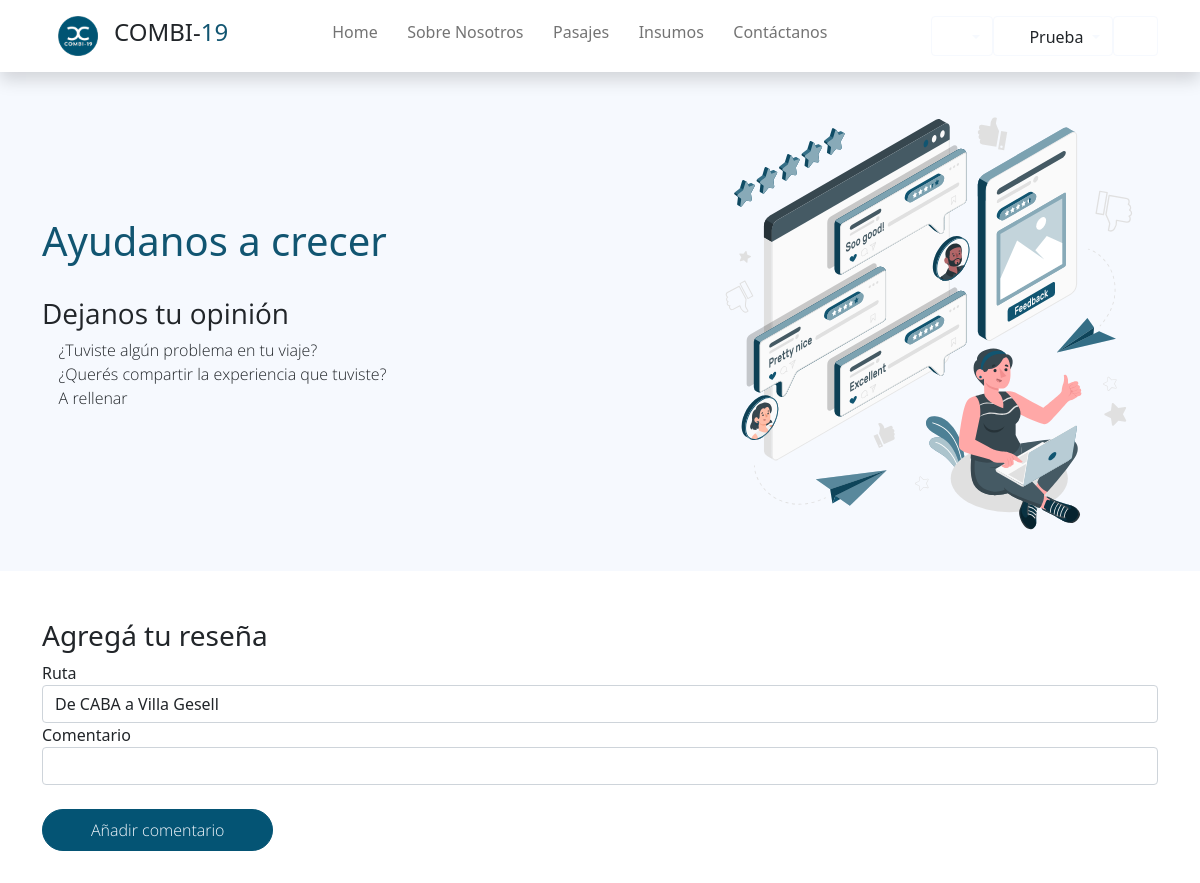
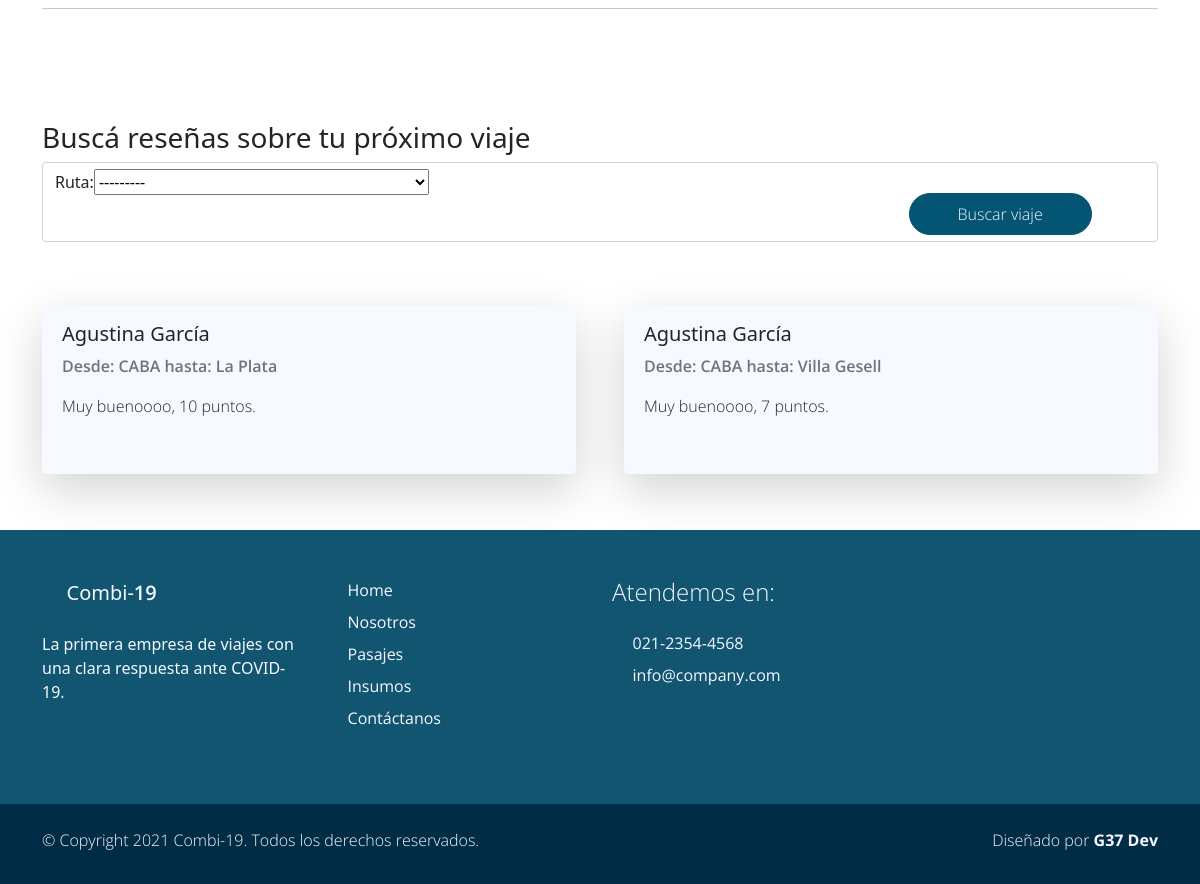
The app's page /reseñas (signed in) with its own data (2 pictures, top to bottom).
### users/models.py (models this page shows, shortened)
class Account(AbstractBaseUser):
    email               = models.EmailField(verbose_name="email", max_length=60, unique=True)
    dni                 = models.IntegerField(verbose_name="dni", unique=True,)
    first_name          = models.CharField(max_length=30, verbose_name='Nombre')
    last_name           = models.CharField(max_length=30, verbose_name='Apellido')
    date_of_birth       = models.DateField(blank=True, null=True)
    is_GOLD             = models.BooleanField(default=False)
    _is_admin           = models.BooleanField(default=False)
    is_active           = models.BooleanField(default=True)
    is_staff            = models.BooleanField(default=False)
    _is_superuser       = models.BooleanField(default=False)
    objects = MyAccountManager()
    class Meta:
        verbose_name        = "Usuario"
        verbose_name_plural = "Usuarios"
    USERNAME_FIELD = 'email'
    REQUIRED_FIELDS = ['dni', 'first_name', 'last_name', 'date_of_birth']
    def __str__(self):
        return self.get_full_name()
    def get_full_name(self):
        return f'{self.first_name} {self.last_name}'
    @property
    def is_superuser(self):
        return self.is_admin
    @property
    def is_admin(self):
        return self.is_staff
    @property
    def es_chofer(self):
        try:
            chofer = self.chofer
            return True
        except Chofer.DoesNotExist:
            return False

### Combi19App/models.py (models this page shows, shortened)
class Comentario(models.Model):
    usuario    = models.ForeignKey(Account, default=None, null=True,on_delete=models.CASCADE)
    comentario = models.CharField(max_length=300)
    ruta       = models.ForeignKey(Ruta, default=None, null=True,on_delete=models.CASCADE)

class Ruta(models.Model):
    origen        = models.ForeignKey(Lugar, default=None, on_delete=models.CASCADE, related_name='origen')
    destino       = models.ForeignKey(Lugar, default=None, on_delete=models.CASCADE, related_name='destino')
    nombre        = models.CharField(max_length=30, blank=True, null=True, verbose_name='Nombre de ruta')
    km            = models.IntegerField(validators=[MinValueValidator(0)])
    class Meta:
        unique_together = ('origen', 'destino')
    def __str__(self):
        return f'De {self.origen} a {self.destino}'

class Lugar(models.Model):
    nombre        = models.CharField(max_length=40, blank=True, null=True, unique=True, verbose_name='Lugar')
    provincia     = models.CharField(max_length=20, blank=True, null=True)
    codigo_postal = models.IntegerField(blank=True, null=True, unique=True, validators=[MinValueValidator(1000)])
    imagen        = models.ImageField(upload_to="ciudades", blank=True, null=True)
    class Meta:
        verbose_name_plural = "Lugares"
    def __str__(self):
        return f'{self.nombre}'

### Combi19App/templates/Combi19App/reseñas.html (shortened to what this page needs)
{% extends 'Combi19App/base.html' %}
{% load poll_extras %}
{% load bootstrap %}
{% load static %}
{% block content %}
<section class="bg-light">
    <div class="container py-4">
        <div class="row align-items-center justify-content-between">
            <div class="contact-header col-lg-4">
                <h1 class="h1 pb-4 text-primary">Ayudanos a crecer</h1>
                <h3 class="h3 regular-400">Dejanos tu opinión</h3>
                <p class="light-300">
                    <i class='bx bx-happy'></i>
                    ¿Tuviste algún problema en tu viaje?
                    <br>
                    <i class='bx bx-comment' ></i>
                    ¿Querés compartir la experiencia que tuviste?
                    <br>
                    <i class='bx bx-mail-send' ></i>
                    A rellenar
                </p>
            </div>
            <div class="contact-img col-lg-5 align-items-end col-md-4">
                <img src="{% static 'Combi19App/img/Feedback-amico.svg' %}"
            </div>
        </div>
    </div>
</section>
<section class="container py-5">
    <h3 class="h3"> Agregá tu reseña</h3>
    <div class="col-md-12 ">
        <form class="contact-form row" method="post" action="#" role="form"> {% csrf_token %}
            <div class="form-group">
                <label class="control-label  " for="id_ruta">Ruta</label>
                <div class=" ">
                        <select name="ruta" class=" form-control" required="" id="id_ruta">
                            {% for r in rutas %}
                                <option value={{r.id}}>{{r}}</option>
                            {% endfor %}
                        </select>
                </div>
            </div>
            <div class="form-group">
                <label class="control-label  " for="id_comentario">Comentario</label>
                    <div class=" ">
                        <input type="text" name="comentario" maxlength="300" class=" form-control" required="" id="id_comentario">
                    </div>
            </div>
                <div class="py-4">
                    <div class="col-md-3">
                        <button type="submit" class="btn btn-secondary rounded-pill px-md-5 px-4 py-2 radius-0 text-light light-300">Añadir comentario</button>
                    </div>
                </div>
        </form>
    </div>
    <hr>
</section>
<section class="py-5 ">
    <div class="container">
        <h3 class="h3">Buscá reseñas sobre tu próximo viaje</h3>
        <form class="form-control " id="formularioFiltros" method="get" action="#" role="form">
            <div class="row gy-5 g-lg-5 ">
                <div class="col-md-9 pb-4">
                    {{miFiltro.form|bootstrap}}
                </div>
                <div class="col-md-3 pt-4">
                    <button type="submit" class="btn btn-secondary rounded-pill px-md-5 px-4 py-2 radius-0 text-light light-300">Buscar viaje</button>
                </div>
            </div>
        </form>
</section>
<section class="py-3 mb-3">
    <div class="container">
        <div class="row gy-5 g-lg-5 mb-4">
            {% if miFiltro.qs %}
                {%  for c in miFiltro.qs %}
                    <div class="col-xl-6 col-md-12 col-sm-12">
                        <div  class="card bg-light border-0 shadow-lg overflow-hidden">
                            <div class="card-body">
                                <div class="row">
                                    <div class="col-md-12 px-3">
                                        <h5 class="h5">{{c.usuario}}</h5>
                                        <p class="semi-bold-600 text-muted">Desde: {{c.ruta.origen}} hasta: {{c.ruta.destino}}</p>
                                        <p class="light-300 "style="height: 3em;">{{c.comentario}}</p>
                                    </div>
                                </div>
                            </div>
                        </div>
                    </div>
                {%  endfor %}
            {% else %}
                    <p>No hay comentarios para los datos indicados</p>
            {% endif %}
        </div>
    </div>
</section>
{% endblock %}

### Combi19App/templates/Combi19App/base.html (shortened to what this page needs)
{% load static %}
<!DOCTYPE html>
<html lang="es">
<head>
    {% load static %}
    <link href="{% static 'Combi19App/css/bootstrap.min.css' %}" rel="stylesheet">
    <link href="{% static 'Combi19App/css/boxicon.min.css' %}" rel="stylesheet">
    <link rel="stylesheet" href="{% static 'Combi19App/css/estilos.css' %}">
</head>
<body>
    <nav id="main_nav" class="navbar navbar-expand-lg navbar-light bg-white shadow">
        <div class="container d-flex justify-content-center align-items-center">
            <a class="navbar-brand h1 " href="index.html">
                <a class="navbar-brand" href="#!"><img src="{% static 'Combi19App/img/logo_is_chiquito.png' %}" width="40">
                </a>
                <span class="text-dark h4">COMBI-</span><span class="text-primary h4">19</span></a>
            <div class="align-self-center collapse navbar-collapse flex-fill  d-lg-flex justify-content-lg-between" id="navbar-toggler-success">
                <div class="flex-fill mx-xl-5 mb-2">
                    <ul class="nav navbar-nav d-flex justify-content-between mx-xl-5 text-center text-dark">
                       <li class="nav-item">
                            <a class="nav-link btn-outline-primary rounded-pill px-2" href="{% url 'Home' %}">Home</a>
                        </li>
                        <li class="nav-item">
                            <a class="nav-link btn-outline-primary rounded-pill px-2" href="{% url 'About' %}">Sobre Nosotros</a>
                        </li>
                        <li class="nav-item">
                            <a class="nav-link btn-outline-primary rounded-pill px-2" href="{% url 'Pasajes' %}">Pasajes</a>
                        </li>
                        <li class="nav-item">
                            <a class="nav-link btn-outline-primary rounded-pill px-2" href="{% url 'Insumos' %}">Insumos</a>
                        </li>
                        <li class="nav-item">
                            <a class="nav-link btn-outline-primary rounded-pill px-2" href="{% url 'Contacto' %}">Contáctanos</a>
                        </li>
                    </ul>
                </div>
                <div class="navbar align-self-center">
                    <div class="btn-group" role="group">
                        <div class="btn-group" role="group">
                            <button class="btn btn-outline-light dropdown-toggle" type="button" id="dropdownMenuButton1" data-toggle="dropdown" aria-haspopup="true" aria-expanded="false">
                                <i class='bx bx-help-circle bx-sm bx-tada-hover text-primary'></i>
                            </button>
                        </div>
                    </div>
                    <div class="btn-group" role="group">
                        <div class="btn-group" role="group">
                            <button class="btn btn-outline-light dropdown-toggle" type="button" id="dropdownMenuButton" data-toggle="dropdown" aria-haspopup="true" aria-expanded="false">
                                {% if request.user.es_chofer %}
                                    <i class='bx bx-bus bx-sm text-primary''></i>
                                {% else %}
                                    <i class='bx bx-user-circle bx-sm text-primary'></i>
                                {% endif %}
                                <span class="text-dark">{{ request.user.first_name }}</span>
                            </button>
                        </div>
                    </div>
                    <div>
                        <a class="btn btn-outline-light" href="{% url 'Logout' %}">
                            <i class='bx bx-log-out-circle bx-sm text-primary'></i>
                        </a>
                    </div>
                    </div>
                </div>
            </div>
    </nav>
    <div class="main">
        {% block content %}
        {% endblock content %}
    </div>
    <footer class="bg-primary pt-4">
        <div class="container">
            <div class="row py-4">
                <div class="col-lg-3 col-12 align-left">
                    <a class="navbar-brand" href="index.html">
                        <i class='bx bx-bus bx-sm text-light'></i>
                        <span class="text-light h5">Combi-</span><span class="text-light h5 semi-bold-600">19</span>
                    </a>
                    <p class="text-light my-lg-4 my-2">
                        La primera empresa de viajes con una clara respuesta ante COVID-19.
                    </p>
                    <ul class="list-inline footer-icons light-300">
                        <li class="list-inline-item m-0">
                            <a class="text-light" target="_blank" href="http://facebook.com/">
                                <i class='bx bxl-facebook-square bx-md'></i>
                            </a>
                        </li>
                        <li class="list-inline-item m-0">
                            <a class="text-light" target="_blank" href="https://www.linkedin.com/">
                                <i class='bx bxl-linkedin-square bx-md'></i>
                            </a>
                        </li>
                        <li class="list-inline-item m-0">
                            <a class="text-light" target="_blank" href="https://www.whatsapp.com/">
                                <i class='bx bxl-whatsapp-square bx-md'></i>
                            </a>
                        </li>
                    </ul>
                </div>
                <div class="col-lg-3 col-md-4 my-sm-0 mt-4">
                        <ul class="list-unstyled text-light light-300">
                            <li class="pb-2">
                                <i class='bx-fw bx bxs-chevron-right bx-xs'></i><a class="text-decoration-none text-light"
								href="{% url 'Home' %}">Home</a>
                            </li>
                            <li class="pb-2">
                                <i class='bx-fw bx bxs-chevron-right bx-xs'></i><a class="text-decoration-none text-light py-1"
								href="{% url 'About' %}">Nosotros</a>
                            </li>
                            <li class="pb-2">
                                <i class='bx-fw bx bxs-chevron-right bx-xs'></i><a class="text-decoration-none text-light py-1"
								href="#">Pasajes</a>
                            </li>
                            <li class="pb-2">
                                <i class='bx-fw bx bxs-chevron-right bx-xs'></i></i><a class="text-decoration-none text-light py-1"
								href="#"">Insumos</a>
                            </li>
                            <li class="pb-2">
                                <i class='bx-fw bx bxs-chevron-right bx-xs'></i><a class="text-decoration-none text-light py-1"
								href="#">Contáctanos</a>
                            </li>
                        </ul>
                </div>
                <div class="col-lg-3 col-md-4 my-sm-0 mt-4">
                    <h2 class="h4 pb-lg-3 text-light light-300">Atendemos en:</h2>
                    <ul class="list-unstyled text-light light-300">
                        <li class="pb-2">
                            <i class='bx-fw bx bx-phone bx-xs'></i><a class="text-decoration-none text-light py-1"
							href="tel:010-020-0340">021-2354-4568</a>
                        </li>
                        <li class="pb-2">
                            <i class='bx-fw bx bx-mail-send bx-xs'></i><a class="text-decoration-none text-light py-1"
							href="mailto:info@company.com">info@company.com</a>
                        </li>
                    </ul>
                </div>
            </div>
        </div>
        <div class="w-100 bg-secondary py-3">
            <div class="container">
                <div class="row pt-2">
                    <div class="col-lg-6 col-sm-12">
                        <p class="text-lg-start text-center text-light light-300">
                            © Copyright 2021 Combi-19. Todos los derechos reservados.
                        </p>
                    </div>
                    <div class="col-lg-6 col-sm-12">
                        <p class="text-lg-end text-center text-light light-300">
                            Diseñado por <a rel="sponsored" class="text-decoration-none text-light"
							href="https://cursophp.com.ar/" target="_blank"><strong>G37 Dev</strong></a>
                        </p>
                    </div>
                </div>
            </div>
        </div>
    </footer>

### records on screen
Account: user.first_name "Prueba"
Comentario: usuario "Agustina García", ruta.origen "CABA", ruta.destino "La Plata", comentario "Muy buenoooo, 10 puntos."
Comentario: usuario "Agustina García", ruta.origen "CABA", ruta.destino "Villa Gesell", comentario "Muy buenoooo, 7 puntos."

### other values on screen
form field ruta "De CABA a Villa Gesell"
